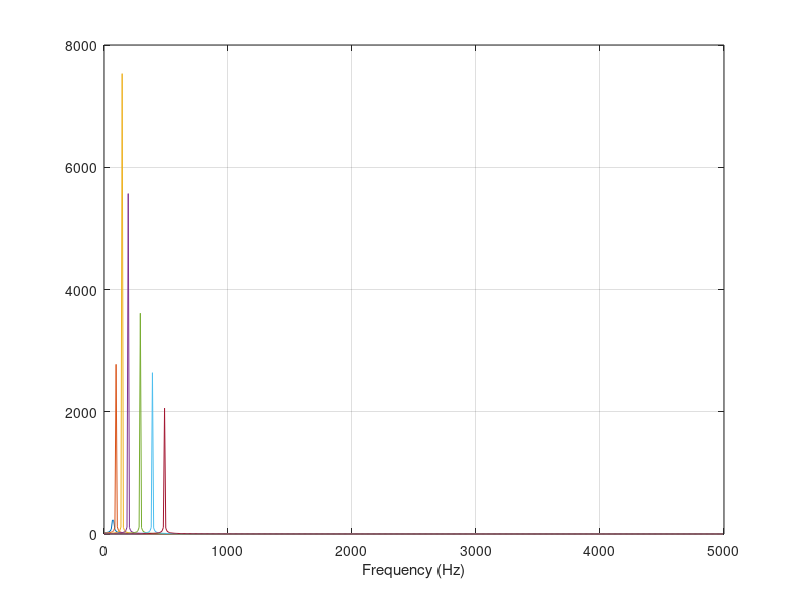

This chart was generated by the following MATLAB code: (Note: this script raises an error after producing the figure.)
close all
clear all
clc


%create a three frequency tone to specifications
Freq1=75;
Freq2=150;
Freq3=300;
Sampling=10000;
duration = 50*1e-3; % duration specified in prompt
Ns = floor(duration*Sampling);
k = 1:Ns;
x=sin(2.*pi.*Freq1.*k./Sampling) + sin(2.*pi.*Freq2.*k./Sampling)+ sin(2.*pi.*Freq3.*k./Sampling);


%create band pass filters
b75=[1];
a75=[1 -2*cos(2*pi*1.5/205) 1];
b100=[1];
a100=[1 -2*cos(2*pi*2.01/205) 1];
b150=[1];
a150=[1 -2*cos(2*pi*3/205) 1];
b200=[1];
a200=[1 -2*cos(2*pi*4/205) 1];
b300=[1];
a300=[1 -2*cos(2*pi*6/205) 1];
b400=[1];
a400=[1 -2*cos(2*pi*8/205) 1];
b500=[1];
a500=[1 -2*cos(2*pi*10/205) 1];
%plot freq response of BPF
[w1, f]=freqz([1 -exp(-2*pi*1.5/205)],a75,512,10000);
[w2, f]=freqz([1 -exp(-2*pi*2.0/205)],a100,512,10000);
[w3, f]=freqz([1 -exp(-2*pi*3.0/205)],a150,512,10000);
[w4, f]=freqz([1 -exp(-2*pi*4./205)],a200,512,10000);
[w5, f]=freqz([1 -exp(-2*pi*6/205)],a300,512,10000);
[w6, f]=freqz([1 -exp(-2*pi*8/205)],a400,512,10000);
[w7, f]=freqz([1 -exp(-2*pi*10/205)],a500,512,10000);
plot(f,abs(w1),f,abs(w2),f,abs(w3), ...
 f,abs(w4),f,abs(w5),f,abs(w6),f,abs(w7));grid
xlabel('Frequency (Hz)');

creates filters
SigFilt=[x];
y75=filter(1,a75,SigFilt);
y100=filter(1,a100,SigFilt);
y150=filter(1,a150,SigFilt);
y200=filter(1,a200,SigFilt);
y300=filter(1,a300,SigFilt);
y400=filter(1,a400,SigFilt);
y500=filter(1,a500,SigFilt);

%not sure what this does
m(1)=sqrt(y75(206)^2+y75(205)^2- ...
     2*cos(2*pi*18/205)*y75(206)*y75(205));
m(2)=sqrt(y100(206)^2+y100(205)^2- ...
     2*cos(2*pi*20/205)*y100(206)*y100(205));
m(3)=sqrt(y150(206)^2+y150(205)^2- ...
     2*cos(2*pi*22/205)*y150(206)*y150(205));
m(4)=sqrt(y200(206)^2+y200(205)^2- ...
     2*cos(2*pi*24/205)*y200(206)*y200(205));
m(5)=sqrt(y300(206)^2+y300(205)^2- ...
     2*cos(2*pi*31/205)*y300(206)*y300(205));
m(6)=sqrt(y400(206)^2+y400(205)^2- ...
     2*cos(2*pi*34/205)*y400(206)*y400(205));
m(7)=sqrt(y500(206)^2+y500(205)^2- ...
     2*cos(2*pi*38/205)*y500(206)*y500(205));
m=2*m/205;
th=sum(m)/4;  %based on empirical measurement
f=[75 100 150 200 300 400 500];
f1=[0  500];
th=[ th th];
x;
%plot output
figure
stem(f,m);grid
hold; plot(f1,th);
xlabel('Frequency (Hz)');
ylabel('Absolute output values');

